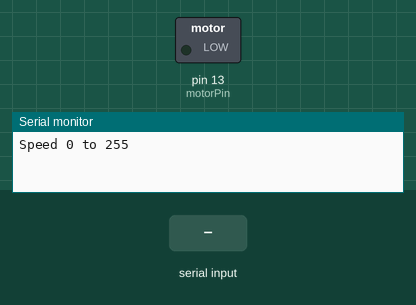
A sketch run on a simulated Arduino Uno, built with avr-gcc and run on an emulated ATmega328P. On the bench: switched loads named in the sketch (green lamp = pin HIGH), the last lines printed to the serial monitor. Inputs (shaded band) come from the test bench.

Above: at 1.2 s.
1.3 s: "30,150\n" received over Serial
At 2.1 s:
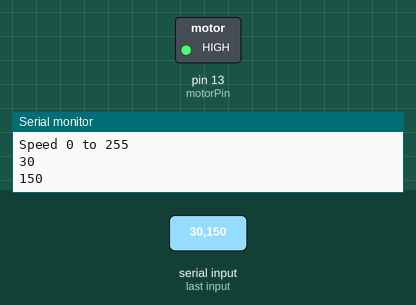
Timing chart, 0 to 4.3 s (numbered marks = the images above; inputs shaded):
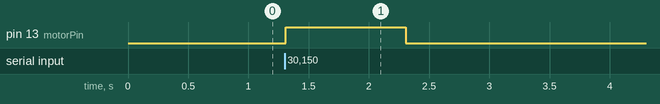

The sketch:

dc_motor_transistor.ino
```cpp
/*
Adafruit Arduino - Lesson 13. DC Motor
*/


int motorPin = 13;

void setup(){
  pinMode(motorPin, OUTPUT);
  Serial.begin(9600);
  while (! Serial);
  Serial.println("Speed 0 to 255");
}


void loop() {
  if (Serial.available()) {
    int speed = Serial.parseInt();
    if (speed >= 0 && speed <= 255){
      Serial.println(speed);
      analogWrite(motorPin, speed);
    }
  }
}
```

Measured:
- after the input at 1.3 s, pin 13 (motorPin): LOW → HIGH at once, → LOW 1.0 s later
